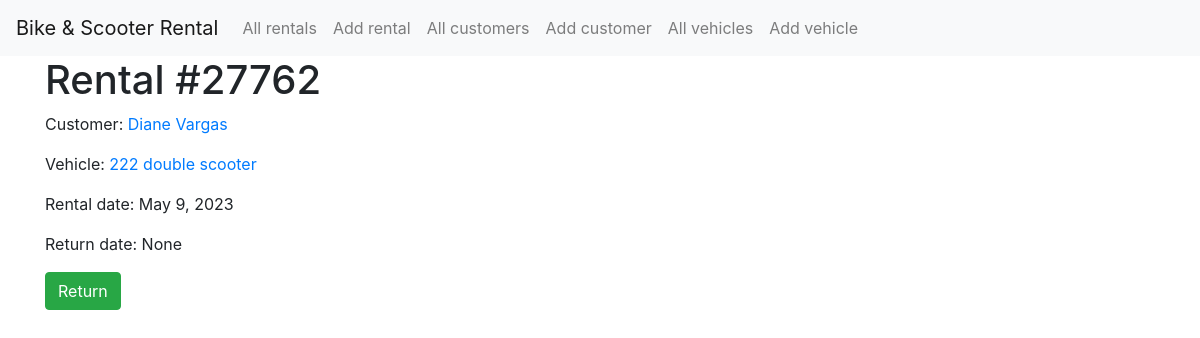
The page /rent/rental/27762 on the database its author committed.
### rent/models.py (models this page shows, shortened)
class Rental(models.Model):
    rental_date = models.DateField()
    return_date = models.DateField(null=True, blank=True)
    customer = models.ForeignKey(Customer, related_name='customer', on_delete=models.CASCADE)
    vehicle = models.ForeignKey(Vehicle, related_name='vehicle', on_delete=models.CASCADE)

class Customer(models.Model):
    first_name = models.CharField(max_length=100)
    last_name = models.CharField(max_length=100)
    email = models.EmailField(unique=True)
    phone_number = PhoneNumberField()
    address = models.CharField(max_length=300)
    city = models.CharField(max_length=50)
    country = models.CharField(max_length=50)
    def __str__(self):
        return f"{self.first_name} {self.last_name}"

class Vehicle(models.Model):
    vehicle_type = models.ForeignKey(VehicleType, on_delete=models.CASCADE)
    vehicle_size = models.ForeignKey(VehicleSize, on_delete=models.CASCADE)
    date_created = models.DateTimeField(auto_now_add=True)
    real_cost = models.IntegerField()
    def __str__(self):
        return f"{self.id} {self.vehicle_size} {self.vehicle_type}"

class VehicleSize(models.Model):
    name = models.CharField(max_length=100)
    def __str__(self):
        return self.name

class VehicleType(models.Model):
    name = models.CharField(max_length=100)
    def __str__(self):
        return self.name

### rent/views.py (the view)
# urls.py: path('rent/rental/', views.all_rentals, name='all_rentals'),
def rental(request, pk):
    chosen_rental = Rental.objects.get(id=pk)
    if request.method == "POST":
        chosen_rental.return_date = datetime.datetime.now().date()
        chosen_rental.save()
    context = {
        'title': f'Rental #{chosen_rental.id}',
        'rental': chosen_rental,
    }
    return render(request, 'rent/rental.html', context)

### rent/templates/rent/rental.html (shortened to what this page needs)
{% extends 'rent/base.html' %}
{% block content %}
    <div class="container">
        <h1>Rental #{{ rental.id }}</h1>
        <p>Customer: <a href="{% url 'customer' rental.customer.id %}">{{ rental.customer }}</a></p>
        <p>Vehicle: <a href="{% url 'vehicle' rental.vehicle.id %}">{{ rental.vehicle }}</a></p>
        <p>Rental date: {{ rental.rental_date }}</p>
        <p>Return date: {{ rental.return_date }}</p>
        {% if not rental.return_date %}
            <form action="{% url 'rental' rental.id %}" method="post">
                <button type="submit" name="undone" class="btn btn-success">Return</button>
            </form>
        {% endif %}
    </div>
{% endblock content %}

### rent/static/rent/style.css (style rules this page uses)
a { text-decoration: none; }

### rows shown on the page
Rental: id "27762", customer "Diane Vargas", vehicle "222 double scooter", rental_date "May 9, 2023", return_date "None"
